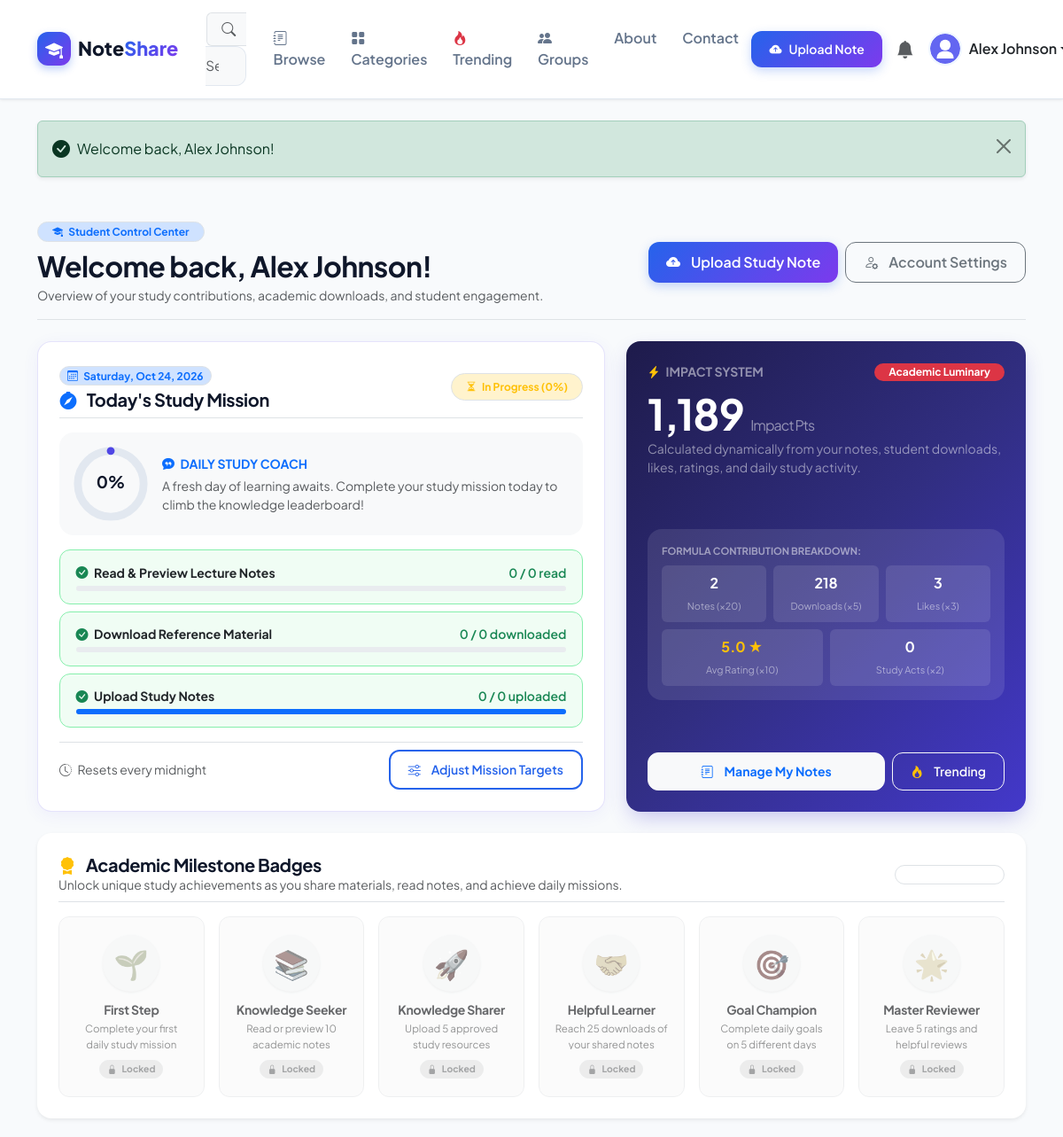
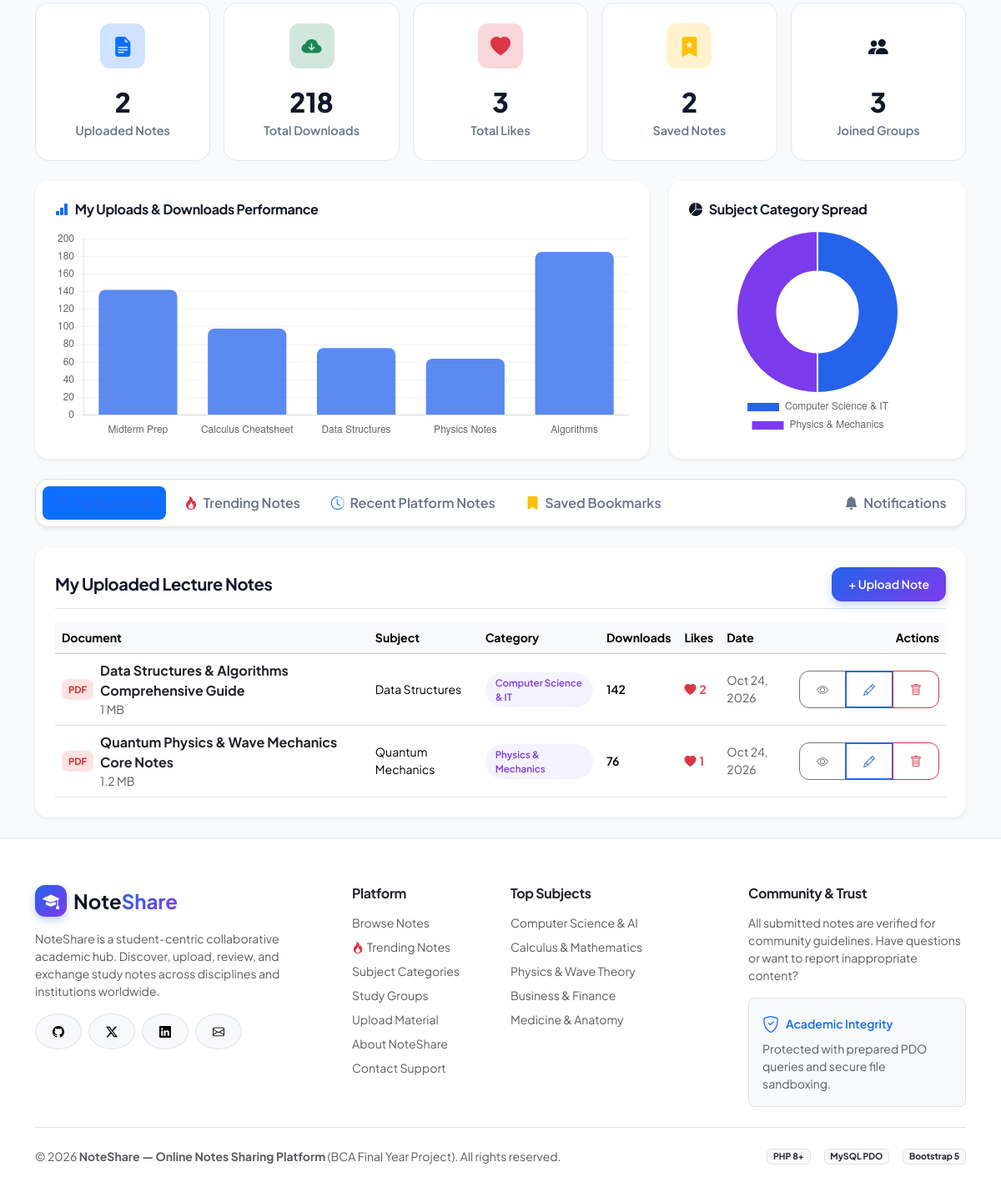
The page /online-notes-sharing/dashboard.php (signed in) on the database its author committed (2 pictures, top to bottom).
### tables this page shows
CREATE TABLE IF NOT EXISTS `users` (
    `id` INT AUTO_INCREMENT PRIMARY KEY,
    `name` VARCHAR(100) NOT NULL,
    `email` VARCHAR(150) NOT NULL UNIQUE,
    `password` VARCHAR(255) NOT NULL,
    `profile_image` VARCHAR(255) DEFAULT 'default_avatar.png',
    `bio` TEXT DEFAULT NULL,
    `role` ENUM('user', 'admin') DEFAULT 'user',
    `status` ENUM('active', 'blocked') DEFAULT 'active',
    `created_at` TIMESTAMP DEFAULT CURRENT_TIMESTAMP,
    INDEX `idx_users_email` (`email`),
    INDEX `idx_users_role` (`role`),
    INDEX `idx_users_status` (`status`)
);

CREATE TABLE IF NOT EXISTS `badges` (
    `id` INT AUTO_INCREMENT PRIMARY KEY,
    `code` VARCHAR(50) NOT NULL UNIQUE,
    `title` VARCHAR(100) NOT NULL,
    `description` VARCHAR(255) NOT NULL,
    `icon` VARCHAR(50) NOT NULL,
    `symbol` VARCHAR(10) DEFAULT '🏆',
    `color` VARCHAR(20) DEFAULT '#4F46E5',
    `category` VARCHAR(50) DEFAULT 'learning',
    `requirement_type` ENUM('missions', 'reads', 'uploads', 'downloads', 'goals_completed', 'ratings') NOT NULL,
    `requirement_count` INT NOT NULL,
    `created_at` TIMESTAMP DEFAULT CURRENT_TIMESTAMP
);

CREATE TABLE IF NOT EXISTS `notes` (
    `id` INT AUTO_INCREMENT PRIMARY KEY,
    `user_id` INT NOT NULL,
    `category_id` INT NOT NULL,
    `title` VARCHAR(255) NOT NULL,
    `description` TEXT,
    `subject` VARCHAR(150) NOT NULL,
    `keywords` VARCHAR(255) DEFAULT '',
    `file_name` VARCHAR(255) NOT NULL,
    `file_path` VARCHAR(255) NOT NULL,
    `file_type` VARCHAR(50) NOT NULL,
    `file_size` INT NOT NULL DEFAULT 0,
    `downloads` INT NOT NULL DEFAULT 0,
    `views` INT NOT NULL DEFAULT 0,
    `status` ENUM('approved', 'pending', 'rejected') DEFAULT 'approved',
    `created_at` TIMESTAMP DEFAULT CURRENT_TIMESTAMP,
    `updated_at` TIMESTAMP DEFAULT CURRENT_TIMESTAMP ON UPDATE CURRENT_TIMESTAMP,
    FOREIGN KEY (`user_id`) REFERENCES `users`(`id`) ON DELETE CASCADE,
    FOREIGN KEY (`category_id`) REFERENCES `categories`(`id`) ON DELETE CASCADE,
    INDEX `idx_notes_user` (`user_id`),
    INDEX `idx_notes_category` (`category_id`),
    INDEX `idx_notes_subject` (`subject`),
    INDEX `idx_notes_status` (`status`),
    INDEX `idx_notes_downloads` (`downloads`),
    INDEX `idx_notes_views` (`views`),
    INDEX `idx_notes_created` (`created_at`)
);

CREATE TABLE IF NOT EXISTS `categories` (
    `id` INT AUTO_INCREMENT PRIMARY KEY,
    `name` VARCHAR(100) NOT NULL UNIQUE,
    `description` TEXT,
    `icon` VARCHAR(50) DEFAULT 'bi-folder',
    `created_at` TIMESTAMP DEFAULT CURRENT_TIMESTAMP,
    INDEX `idx_categories_name` (`name`)
);

### online-notes-sharing/dashboard.php (the view, shortened to what the rows shown need)
<?php
require_once __DIR__ . '/includes/auth.php';
$user = current_user();
$uid = (int)$user['id'];
$user_badges = get_user_badges_full($uid);
$stats = [
    'uploaded_notes' => 0,
    'total_downloads' => 0,
    'total_likes' => 0,
    'saved_notes' => 0,
    'joined_groups' => 0
];
try {
    $stmt_up = $pdo->prepare("SELECT COUNT(*), COALESCE(SUM(downloads), 0), COALESCE(SUM(views), 0) FROM notes WHERE user_id = ?");
    $stmt_up->execute([$uid]);
    $row_up = $stmt_up->fetch(PDO::FETCH_NUM);
    $stats['uploaded_notes'] = (int)$row_up[0];
    $stats['total_downloads'] = (int)$row_up[1];
    $stmt_lk = $pdo->prepare("SELECT COUNT(l.id) FROM likes l JOIN notes n ON l.note_id = n.id WHERE n.user_id = ?");
    $stmt_lk->execute([$uid]);
    $stats['total_likes'] = (int)$stmt_lk->fetchColumn();
    $stmt_sv = $pdo->prepare("SELECT COUNT(*) FROM saved_notes WHERE user_id = ?");
    $stmt_sv->execute([$uid]);
    $stats['saved_notes'] = (int)$stmt_sv->fetchColumn();
    $stmt_gp = $pdo->prepare("SELECT COUNT(*) FROM group_members WHERE user_id = ?");
    $stmt_gp->execute([$uid]);
    $stats['joined_groups'] = (int)$stmt_gp->fetchColumn();
} catch (PDOException $e) {
    error_log("Dashboard stats error: " . $e->getMessage());
}
$my_notes = [];
try {
    $stmt = $pdo->prepare("SELECT
                                n.*,
                                c.name AS category_name,
                                COUNT(DISTINCT l.id) AS likes_count,
                                COALESCE(AVG(r.rating), 0) AS avg_score
                           FROM notes n
                           JOIN categories c ON n.category_id = c.id
                           LEFT JOIN likes l ON n.id = l.note_id
                           LEFT JOIN ratings r ON n.id = r.note_id
                           WHERE n.user_id = ?
                           GROUP BY n.id
                           ORDER BY n.created_at DESC");
    $stmt->execute([$uid]);
    $my_notes = $stmt->fetchAll();
} catch (PDOException $e) {}
$chart_categories = [];
$chart_counts = [];
try {
    $stmt_cc = $pdo->prepare("SELECT c.name, COUNT(n.id) as cnt
                              FROM categories c
                              JOIN notes n ON c.id = n.category_id
                              WHERE n.user_id = ?
                              GROUP BY c.id");
    $stmt_cc->execute([$uid]);
    $cat_rows = $stmt_cc->fetchAll();
    foreach ($cat_rows as $cr) {
        $chart_categories[] = $cr['name'];
        $chart_counts[] = (int)$cr['cnt'];
    }
} catch (PDOException $e) {}
require_once __DIR__ . '/includes/header.php';
?>
<div class="container py-4">
    <div class="d-flex flex-column flex-md-row align-items-md-center justify-content-between gap-3 mb-4 pb-3 border-bottom">
        <div>
            <span class="badge bg-primary-subtle text-primary border px-3 py-1 rounded-pill fw-bold mb-2">
                <i class="bi bi-mortarboard-fill me-1"></i> Student Control Center
            </span>
            <h2 class="fw-bold mb-1">Welcome back, <?= htmlspecialchars($user['name']) ?>!</h2>
            <p class="text-muted small mb-0">Overview of your study contributions, academic downloads, and student engagement.</p>
        </div>
    </div>
    <div class="card border-0 shadow-sm rounded-4 p-4 bg-white mb-4">
        <div class="row g-3">
            <?php foreach ($user_badges as $badge): ?>
                <?php $is_u = !empty($badge['is_unlocked']); ?>
                <div class="col-6 col-md-4 col-lg-2">
                    <div class="badge-item-card <?= $is_u ? 'unlocked' : 'locked' ?>" title="<?= htmlspecialchars($badge['description']) ?>">
                        <div class="badge-icon-bubble">
                            <?= $badge['symbol'] ?: '🏆' ?>
                        </div>
                        <h6 class="fw-bold mb-1 small text-truncate" title="<?= htmlspecialchars($badge['title']) ?>">
                            <?= htmlspecialchars($badge['title']) ?>
                        </h6>
                        <p class="text-muted mb-2 text-truncate-2" style="font-size: 0.72rem; height: 32px; overflow: hidden; display: -webkit-box; -webkit-line-clamp: 2; -webkit-box-orient: vertical;">
                            <?= htmlspecialchars($badge['description']) ?>
                        </p>
                        <?php if ($is_u): ?>
                            <span class="badge bg-success-subtle text-success border px-2 py-1 rounded-pill" style="font-size: 0.65rem;">
                                <i class="bi bi-check-circle-fill me-1"></i> Unlocked
                            </span>
                        <?php else: ?>
                            <span class="badge bg-secondary-subtle text-secondary border px-2 py-1 rounded-pill" style="font-size: 0.65rem;">
                                <i class="bi bi-lock-fill me-1"></i> Locked
                            </span>
                        <?php endif; ?>
                    </div>
                </div>
            <?php endforeach; ?>
        </div>
    </div>
    <div class="row g-3 mb-4">
        <div class="col-6 col-md-4 col-lg">
            <div class="stat-card">
                <div class="stat-icon-wrapper bg-primary-subtle text-primary">
                    <i class="bi bi-file-earmark-text-fill"></i>
                </div>
                <div class="stat-number"><?= $stats['uploaded_notes'] ?></div>
                <div class="stat-label">Uploaded Notes</div>
            </div>
        </div>
        <div class="col-6 col-md-6 col-lg">
            <div class="stat-card">
                <div class="stat-icon-wrapper bg-warning-subtle text-warning">
                    <i class="bi bi-bookmark-star-fill"></i>
                </div>
                <div class="stat-number"><?= $stats['saved_notes'] ?></div>
                <div class="stat-label">Saved Notes</div>
            </div>
        </div>
    </div>
    <div class="tab-content" id="dashboardTabsContent">
        <div class="tab-pane fade show active" id="my-notes-pane" role="tabpanel">
            <div class="card border-0 shadow-sm rounded-4 p-4 bg-white">
                <?php if (empty($my_notes)): ?>
                    <div class="text-center py-5 text-muted">
                        <i class="bi bi-cloud-arrow-up fs-1 text-secondary d-block mb-3"></i>
                        <h6 class="fw-bold">You haven't uploaded any study materials yet</h6>
                        <p class="small text-muted mb-3">Share your verified lecture summaries or exam problem sets to help fellow students.</p>
                        <a href="upload_note.php" class="btn btn-primary btn-sm px-4">Upload Your First Note</a>
                    </div>
                <?php else: ?>
                    <div class="table-responsive">
                        <table class="table table-hover align-middle mb-0">
                            <thead class="table-light small text-muted">
                                <tr>
                                    <th>Document</th>
                                    <th>Subject</th>
                                    <th>Category</th>
                                    <th>Downloads</th>
                                    <th>Likes</th>
                                    <th>Date</th>
                                    <th class="text-end">Actions</th>
                                </tr>
                            </thead>
                            <tbody>
                                <?php foreach ($my_notes as $n): ?>
                                    <?php $ext = strtolower(pathinfo($n['file_name'], PATHINFO_EXTENSION)); ?>
                                    <tr>
                                        <td>
                                            <div class="d-flex align-items-center gap-2">
                                                <span class="file-badge file-badge-<?= $ext ?: 'txt' ?> p-1 px-2" style="font-size: 0.7rem;">
                                                    <?= strtoupper($ext) ?>
                                                </span>
                                                <div>
                                                    <a href="note.php?id=<?= $n['id'] ?>" class="fw-bold text-dark text-decoration-none">
                                                        <?= htmlspecialchars($n['title']) ?>
                                                    </a>
                                                    <div class="small text-muted"><?= format_bytes($n['file_size']) ?></div>
                                                </div>
                                            </div>
                                        </td>
                                        <td class="small"><?= htmlspecialchars($n['subject']) ?></td>
                                        <td><span class="category-pill" style="font-size: 0.72rem;"><?= htmlspecialchars($n['category_name']) ?></span></td>
                                        <td class="small fw-semibold"><?= $n['downloads'] ?></td>
                                        <td class="small fw-semibold text-danger"><i class="bi bi-heart-fill me-1"></i><?= $n['likes_count'] ?></td>
                                        <td class="small text-muted"><?= date('M j, Y', strtotime($n['created_at'])) ?></td>
                                        <td class="text-end">
                                            <div class="btn-group btn-group-sm">
                                                <a href="note.php?id=<?= $n['id'] ?>" class="btn btn-outline-secondary" title="View Details"><i class="bi bi-eye"></i></a>
                                                <a href="edit_note.php?id=<?= $n['id'] ?>" class="btn btn-outline-primary" title="Edit Note"><i class="bi bi-pencil"></i></a>
                                                <a href="delete_note.php?id=<?= $n['id'] ?>" class="btn btn-outline-danger" title="Delete Note" onclick="return confirm('Delete this note permanently?');"><i class="bi bi-trash"></i></a>
                                            </div>
                                        </td>
                                    </tr>
                                <?php endforeach; ?>
                            </tbody>
                        </table>
                    </div>
                <?php endif; ?>
            </div>
        </div>
    </div>
</div>
<script>
document.addEventListener('DOMContentLoaded', () => {
    // 1. Downloads Bar Chart
    const ctxDl = document.getElementById('downloadsChart');
    if (ctxDl) {
        new Chart(ctxDl, {
            type: 'bar',
            data: {
                labels: ['Midterm Prep', 'Calculus Cheatsheet', 'Data Structures', 'Physics Notes', 'Algorithms'],
                datasets: [{
                    label: 'Downloads',
                    data: [142, 98, 76, 64, 185],
                    backgroundColor: 'rgba(37, 99, 235, 0.75)',
                    borderRadius: 8
                }]
            },
            options: {
                responsive: true,
                maintainAspectRatio: false,
                plugins: { legend: { display: false } },
                scales: {
                    y: { beginAtZero: true, grid: { color: 'rgba(0,0,0,0.05)' } },
                    x: { grid: { display: false } }
                }
            }
        });
    }
    // 2. Category Doughnut Chart
    const ctxCat = document.getElementById('categoryChart');
    if (ctxCat) {
        new Chart(ctxCat, {
            type: 'doughnut',
            data: {
                labels: <?= json_encode($chart_categories) ?>,
                datasets: [{
                    data: <?= json_encode($chart_counts) ?>,
                    backgroundColor: ['#2563eb', '#7c3aed', '#10b981', '#f59e0b', '#06b6d4']
                }]
            },
            options: {
                responsive: true,
                maintainAspectRatio: false,
                plugins: { legend: { position: 'bottom' } }
            }
        });
    }
});
</script>
<?php require_once __DIR__ . '/includes/footer.php'; ?>

### online-notes-sharing/includes/navbar.php (shortened to what the rows shown need)
<nav class="navbar navbar-expand-lg navbar-custom">
    <div class="container">
        <div class="collapse navbar-collapse" id="navbarMain">
            <div class="d-flex align-items-center gap-2 mt-2 mt-lg-0">
                <?php if (is_logged_in() && $user): ?>
                    <a href="upload_note.php" class="btn btn-sm btn-primary text-nowrap">
                        <i class="bi bi-cloud-arrow-up-fill"></i> Upload Note
                    </a>
                    <a href="notifications.php" class="btn btn-sm btn-outline-secondary position-relative border-0 rounded-circle p-2" title="Notifications">
                        <i class="bi bi-bell-fill fs-5 text-muted"></i>
                    </a>
                    <div class="dropdown">
                        <a href="#" class="d-flex align-items-center text-decoration-none dropdown-toggle text-dark" id="userDropdown" data-bs-toggle="dropdown" aria-expanded="false">
                            <img src="uploads/avatars/default_avatar.svg" alt="Avatar" class="avatar-img me-2">
                            <span class="fw-semibold d-none d-md-inline"><?= htmlspecialchars($user['name']) ?></span>
                        </a>
                    </div>
                <?php endif; ?>
            </div>
        </div>
    </div>
</nav>

### rows shown on the page
users: name "Alex Johnson"
badges: symbol "🌱", title "First Step", description "Complete your first daily study mission"
badges: symbol "📚", title "Knowledge Seeker", description "Read or preview 10 academic notes"
badges: symbol "🚀", title "Knowledge Sharer", description "Upload 5 approved study resources"
badges: symbol "🤝", title "Helpful Learner", description "Reach 25 downloads of your shared notes"
badges: symbol "🎯", title "Goal Champion", description "Complete daily goals on 5 different days"
badges: symbol "🌟", title "Master Reviewer", description "Leave 5 ratings and helpful reviews"
notes: user "2", file_name "PDF", title "Quantum Physics & Wave Mechanics Core Notes", file_size "1.2 MB", subject "Quantum Mechanics", category.name "Physics & Mechanics", downloads "76", likes_count "1", created_at "Oct 24, 2026"
notes: file_name "PDF", title "Data Structures & Algorithms Comprehensive Guide", file_size "1 MB", subject "Data Structures", category.name "Computer Science & IT", downloads "142", likes_count "2", created_at "Oct 24, 2026"

### other values the page prints
$msg "Welcome back, Alex Johnson!"
$mission_pct "0"
$motivational_msg "A fresh day of learning awaits. Complete your study mission today to climb the knowledge leaderboard!"
$daily_goal['completed_reads'] "0"
$daily_goal['target_reads'] "0"
$daily_goal['completed_downloads'] "0"
$daily_goal['target_downloads'] "0"
$daily_goal['completed_uploads'] "0"
$daily_goal['target_uploads'] "0"
$impact['level'] "Academic Luminary"
$impact['score'] "1,189"
$impact['approved_notes'] "2"
$impact['downloads_received'] "218"
$impact['likes_received'] "3"
$impact['avg_rating'] "5.0"
